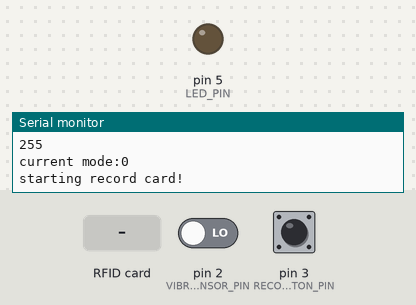
Simulated run of this sketch. Board: Arduino Uno, built with avr-gcc and run on an emulated ATmega328P. On the bench: output pins drawn as LEDs (lit = HIGH), the last lines printed to the serial monitor. The test bench sets the inputs (shaded band); at power-on: pin 3 (RECORD_BUTTON_PIN) HIGH, pin 2 (VIBRATION_SENSOR_PIN) LOW. Pins used as bus, display or sensor lines are not drawn.

Above: at 1.2 s.
1.3 s: pin 3 (RECORD_BUTTON_PIN) pulled LOW for 2.2 s
5.0 s: pin 2 (VIBRATION_SENSOR_PIN) driven HIGH
At 5.8 s:
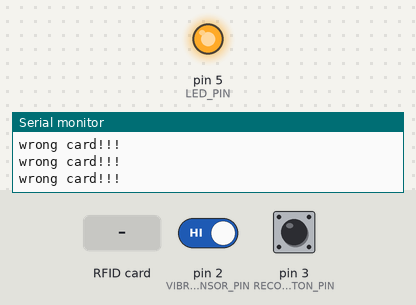
10.8 s: RFID card 5E 7A 19 C4 held to the reader
15.0 s: pin 2 (VIBRATION_SENSOR_PIN) driven LOW
At 17.5 s:
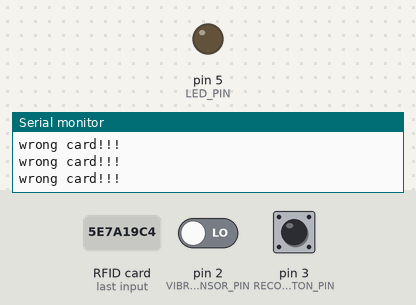
Timing chart, 0 to 19.0 s (numbered marks = the images above; inputs shaded):
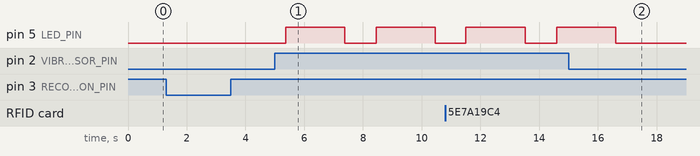

Measured:
- after the input at 5.0 s, pin 5 (LED_PIN): alternates HIGH for 2.0 s and LOW for 1.1 s, starting after 0.38 s
- after the input at 15.0 s, pin 5 (LED_PIN): goes on until 16.6 s, then stays LOW

The sketch:

exp9_1.ino
```cpp
#include <EEPROM.h>
#include <SPI.h>
#include <Bounce2.h>
#include <MFRC522.h>

#define SS_PIN 10
#define RST_PIN 9
MFRC522 mfrc522(SS_PIN, RST_PIN);

#define VIBRATION_SENSOR_PIN 2
#define LED_PIN 5
#define RECORD_BUTTON_PIN 3

#define EEPROM_START_ADDR 0
#define CARD_SIZE 4

bool authorized = false;
int mode = 0;

Bounce2::Button button = Bounce2::Button();

void setup() {
  button.attach(RECORD_BUTTON_PIN, INPUT_PULLUP);
  button.interval(50);
  Serial.begin(9600);
  SPI.begin();
  mfrc522.PCD_Init();

  pinMode(VIBRATION_SENSOR_PIN, INPUT);
  pinMode(LED_PIN, OUTPUT);
  pinMode(RECORD_BUTTON_PIN, INPUT_PULLUP);

  digitalWrite(LED_PIN, LOW);

  attachInterrupt(digitalPinToInterrupt(RECORD_BUTTON_PIN), change, FALLING);

  for (byte i = 0; i < CARD_SIZE; i++) {
    Serial.println(EEPROM.read(EEPROM_START_ADDR + i));
  }

  Serial.print("current mode:");
  Serial.println(mode);
}

void loop() {

  //  button.update();

  if (!mode) {
    recordCard();
    delay(1000);
  } else {
    if (checkCard()) {
      authorized = true;
      Serial.println("Authorized access.");
    } else if (detectIntrusion()) {
      authorized = false;
      Serial.println(detectIntrusion());
      if (!authorized) {
        activateAlarm();
      }
    } else {
      authorized = false;
    }
  }

  mfrc522.PICC_HaltA();


  mfrc522.PCD_StopCrypto1();
  mfrc522.PCD_Reset();

  SPI.begin();
  mfrc522.PCD_Init();
  delay(1000);
}

void recordCard() {

  Serial.println("starting record card!");
  if ((mfrc522.PICC_IsNewCardPresent() && mfrc522.PICC_ReadCardSerial())) {
    Serial.println("rrrr");
    byte cardID[CARD_SIZE];
    Serial.println("recording card UID:");
    for (byte i = 0; i < CARD_SIZE; i++) {
      cardID[i] = mfrc522.uid.uidByte[i];
      Serial.print(mfrc522.uid.uidByte[i] < 0x10 ? " 0" : " ");
      Serial.print(mfrc522.uid.uidByte[i], HEX);
    }

    for (byte i = 0; i < CARD_SIZE; i++) {
      EEPROM.write(EEPROM_START_ADDR + i, cardID[i]);
    }
  }
}

bool checkCard() {
  bool flag = false;
  Serial.println("checking card UID:");
  if ((mfrc522.PICC_IsNewCardPresent() && mfrc522.PICC_ReadCardSerial())) {
    byte cardID[CARD_SIZE];
    Serial.println("cccc");
    for (byte i = 0; i < CARD_SIZE; i++) {
      cardID[i] = mfrc522.uid.uidByte[i];
      Serial.print(mfrc522.uid.uidByte[i] < 0x10 ? " 0" : " ");
      Serial.print(mfrc522.uid.uidByte[i], HEX);
    }


    for (byte i = 0; i < CARD_SIZE; i++) {
      if (EEPROM.read(EEPROM_START_ADDR + i) != cardID[i]) {
        flag = false;

        return false;
      }
    }

    flag = true;


    return flag;
  }
  return false;
}

bool detectIntrusion() {
  return digitalRead(VIBRATION_SENSOR_PIN) == HIGH;
}

void activateAlarm() {
  digitalWrite(LED_PIN, HIGH);
  Serial.println("wrong card!!!");
  Serial.println("wrong card!!!");
  Serial.println("wrong card!!!");
  delay(2000);
  digitalWrite(LED_PIN, LOW);
}

void change() {
  mode = !mode;
  Serial.println("mode changed!!!");
  Serial.print("currently mode");
  Serial.println(mode);
}
```
